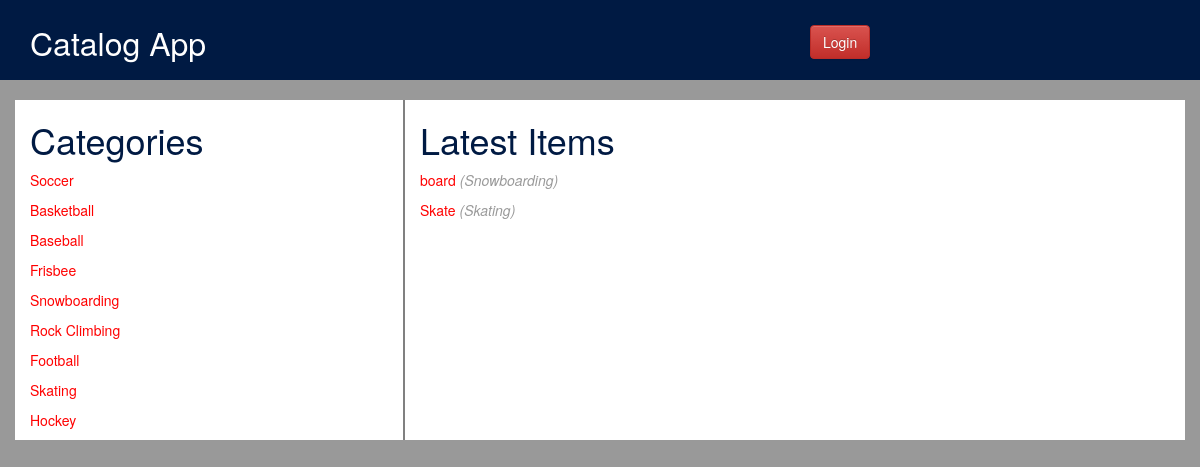
Before: / with the older database file.
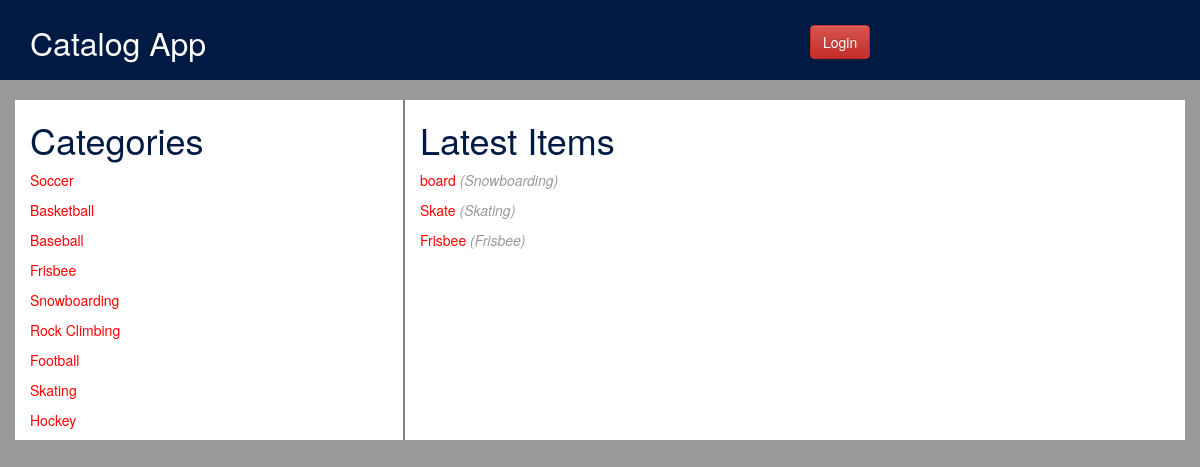
After: the same page with the newer database file.
### database_setup.py (models this page shows, shortened)
class Category(Base):
    __tablename__ = 'category'
    id = Column(Integer, primary_key=True)
    name = Column(String(250), nullable=False)

class Item(Base):
    __tablename__ = 'item'
    id = Column(Integer, primary_key=True)
    name = Column(String(250), nullable=False)
    description = Column(Text, nullable=True)
    category_id = Column(Integer, ForeignKey('category.id'))
    category = relationship(Category)
    user_id = Column(Integer, ForeignKey('user.id'))
    user = relationship(User)
    created_date = Column(DateTime, default=datetime.datetime.now)

### application.py (the view)
@app.route('/')
def showLatest():
    categories = session.query(Category).all()
    items = session.query(Item).order_by(Item.created_date).slice(0, 10)
    if 'username' not in login_session:
        return render_template('publicindex.html', categories=categories, items=items)
    else:
        return render_template('loggedindex.html', categories=categories, items=items)

### templates/publicindex.html (shortened to what this page needs)
{% extends "main.html" %}
{% block content %}
<div class="container items">
    <div class="row">
        <div class="col-xs-4 cat_list">
            <h1 class="pages_h1">Categories</h1>
            {% for category in categories %}
                <p><a href="{{ url_for('showItems', category_id=category.id) }}">{{ category.name }}</a></p>
            {% endfor %}
        </div>
        <div class="col-xs-8">
            <h1 class="pages_h1">Latest Items</h1>
            {% for item in items %}
                <p><a href="{{ url_for('showItem', category_name=item.category.name, item_id=item.id) }}">{{ item.name }}</a>&nbsp;<span class="category">({{ item.category.name }})</span></p>
            {% endfor %}
        </div>
    </div>
</div>
{% endblock %}

Changed rows visible on the page:
added Item: name "Frisbee", category.name "Frisbee"
